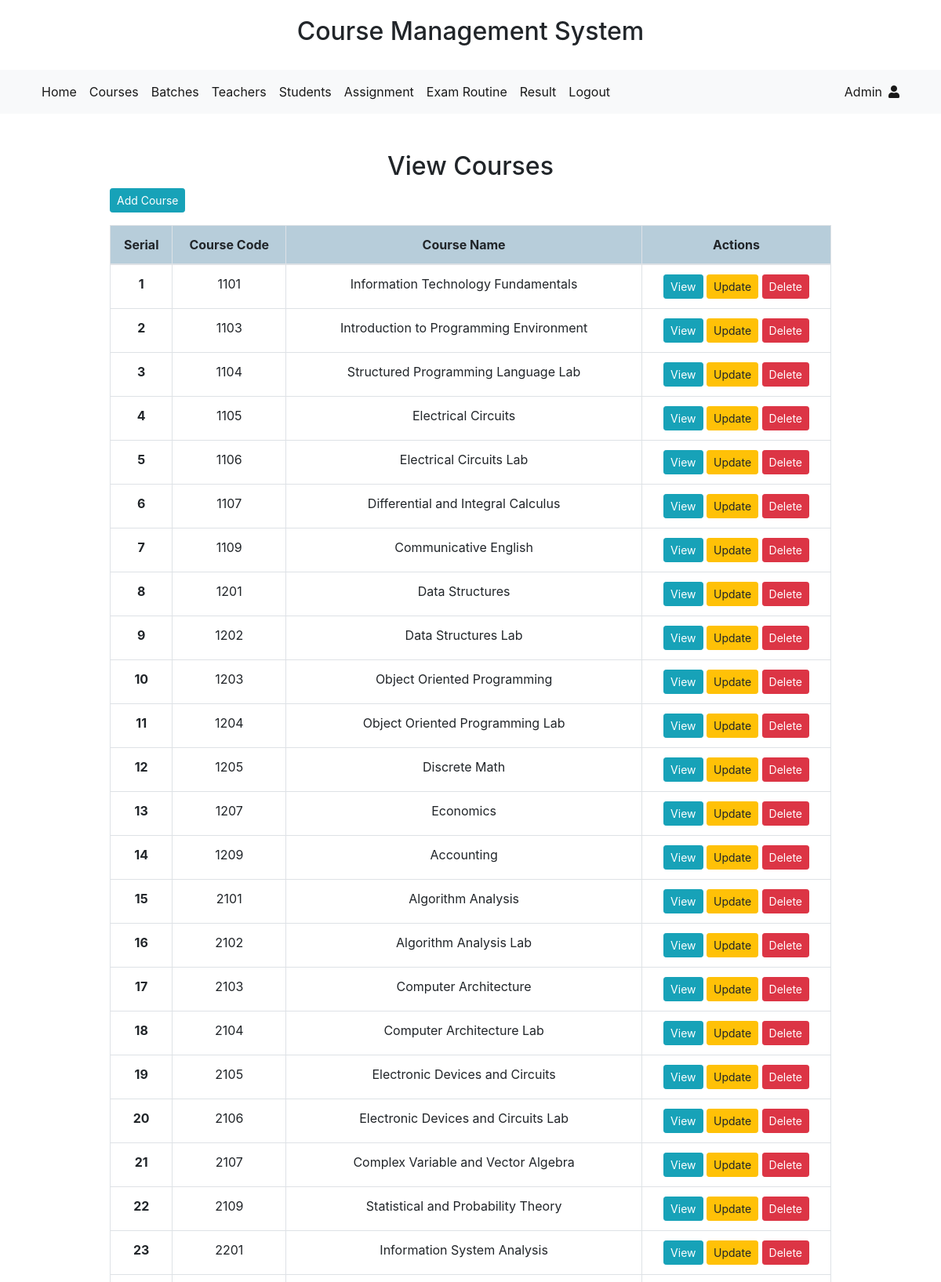
The app's page /cms/view_courses.php (signed in, upper part) with its own data.
### tables this page shows
CREATE TABLE `users` (
  `user_id` int(11) NOT NULL,
  `name` varchar(80) NOT NULL,
  `batch` int(2) NOT NULL,
  `role` varchar(30) NOT NULL,
  `email` varchar(255) NOT NULL,
  `roll` int(4) NOT NULL,
  `teacher_code` varchar(10) NOT NULL,
  `password` varchar(255) NOT NULL
);

CREATE TABLE `courses` (
  `course_id` int(4) NOT NULL,
  `course_name` varchar(255) NOT NULL
);

### cms/core/init.php (called while the page is built, shortened)
<?php
include_once 'database/connection.php';
include_once 'classes/user.php';
global $pdo;
$getFromU = new User($pdo);
?>

### cms/core/classes/user.php (called while the page is built, shortened)
<?php
	class User
	{
    protected $pdo;
    public function __construct($pdo)
    {
      $this->pdo = $pdo;
    }
    public function admin_only()
    {
        return ($_SESSION['role'] === "admin" ) ? true : false;
    }
    public function admin_and_teacher_only()
    {
        return ($_SESSION['role'] === "admin" || $_SESSION['role'] === "teacher" ) ? true : false;
    }
      public function view_user_by_user_id($user_id)
      {
          $sql = "SELECT * FROM users WHERE user_id = :user_id";
          $stmt = $this->pdo->prepare($sql);
          $stmt->bindValue(":user_id", $user_id);
          $stmt->execute();
          return $stmt->fetch();
      }
		public function viewCourse()
		{
			$code = '';
			$sql = "SELECT * FROM courses WHERE course_id LIKE :code";
			$stmt = $this->pdo->prepare($sql);
			$stmt->bindValue(":code", $code."%");
			$stmt->execute();
			return $stmt->fetchAll();
		}
}
?>

### cms/view_courses.php (the view, shortened to what this page needs)
<?php include_once 'includes/header.php'; ?>
<?php include_once 'includes/heading.php'; ?>
<?php include_once 'includes/navbar.php'; ?>
<section class="summary mt-5">
	<div class="container">
		<div class="row">
			<div class="col-10 offset-1">
				<h2 class="text-center">View Courses</h2>
				<?php if ($getFromU->admin_only() === true): ?>
					<?php include_once 'includes/add_course.php'; ?>
				<?php endif ?>
				<table class="table table-bordered table-hover">
				  <thead style="background-color: #B7CDDA">
				    <tr class="text-center">
				      <th scope="col">Serial</th>
				      <th scope="col">Course Code</th>
				      <th scope="col">Course Name</th>
				      <th scope="col">Actions</th>
				    </tr>
				  </thead>
				  <tbody>
				  	<?php
				  		$rows = $getFromU->viewCourse();
				  		$i = 0;
							foreach ($rows as $row) {
								$course_id = $row->course_id;
								$course_name = $row->course_name;
								$i++;
						?>
							<tr class="text-center">
					      <th scope="row"><?php echo $i; ?></th>
					      <td><?php echo $course_id ?></td>
					      <td><?php echo $course_name ?></td>
					      <td class="text-center">
					      	<a href="course_details.php?course_id=<?php echo $course_id; ?>" class="btn btn-sm btn-info">View</a>
					      	<?php if ($getFromU->admin_only() === true): ?>
					      		<a href="course_update.php?course_id=<?php echo $course_id; ?>" class="btn btn-sm btn-warning">Update</a>
					      		<a href="view_courses.php?course_id=<?php echo $course_id; ?>" class="btn btn-sm btn-danger">Delete</a>
					      	<?php endif ?>
					      </td>
				   		 </tr>
						<?php  	} ?>
				  </tbody>
				</table>
			</div>
		</div>
	</div>
</section>
<?php include 'includes/footer.php'; ?>

### cms/includes/navbar.php (shortened to what this page needs)
<nav class="navbar sticky-top navbar-expand-lg navbar-light bg-light">
  <div class="container">
    <div class="collapse navbar-collapse" id="navbarSupportedContent">
      <ul class="navbar-nav mr-auto">
        <li class="nav-item active">
          <a class="nav-link" href="home.php">Home <span class="sr-only">(current)</span></a>
        </li>
        <li class="nav-item active">
          <a class="nav-link" href="view_courses.php">Courses</a>
        </li>
        <li class="nav-item active">
          <a class="nav-link" href="batches.php">Batches</a>
        </li>
        <?php if ($getFromU->admin_and_teacher_only() === true): ?>
          <li class="nav-item active">
            <a class="nav-link" href="teachers.php">Teachers</a>
          </li>
        <?php endif ?>
        <?php if ($getFromU->admin_only() === true): ?>
          <li class="nav-item active">
          <a class="nav-link" href="students.php">Students</a>
        </li>
        <?php endif ?>
        <li class="nav-item active">
          <a class="nav-link" href="view-assignments.php">Assignment</a>
        </li>
        <li class="nav-item active">
          <a class="nav-link" href="routine.php">Exam Routine</a>
        </li>
        <li class="nav-item active">
          <a class="nav-link" href="result.php">Result</a>
        </li>
        <li class="nav-item active">
          <a class="nav-link" href="logout.php">Logout</a>
        </li>
      </ul>
      <?php
        $user_id = $_SESSION['user_id'];
        $user = $getFromU->view_user_by_user_id($user_id);
      ?>
      <ul class="navbar-nav ml-auto">
        <li class="nav-item active">
          <a class="nav-link"><?php echo $user->name; ?><i class="fas fa-user ml-2"></i></a>
        </li>
      </ul>
    </div>
  </div>
</nav>

### cms/assets/css/main.css (style rules this page uses)
html { color: #222; font-size: 1em; line-height: 1.4; }

### records on screen
users: name "Admin"
courses: course_id "1101", course_name "Information Technology Fundamentals"
courses: course_id "1103", course_name "Introduction to Programming Environment"
courses: course_id "1104", course_name "Structured Programming Language Lab"
courses: course_id "1105", course_name "Electrical Circuits"
courses: course_id "1106", course_name "Electrical Circuits Lab"
courses: course_id "1107", course_name "Differential and Integral Calculus"
courses: course_id "1109", course_name "Communicative English"
courses: course_id "1201", course_name "Data Structures"
courses: course_id "1202", course_name "Data Structures Lab"
courses: course_id "1203", course_name "Object Oriented Programming"
courses: course_id "1204", course_name "Object Oriented Programming Lab"
courses: course_id "1205", course_name "Discrete Math"
courses: course_id "1207", course_name "Economics"
courses: course_id "1209", course_name "Accounting"
courses: course_id "2101", course_name "Algorithm Analysis"
courses: course_id "2102", course_name "Algorithm Analysis Lab"
courses: course_id "2103", course_name "Computer Architecture"
courses: course_id "2104", course_name "Computer Architecture Lab"
courses: course_id "2105", course_name "Electronic Devices and Circuits"
courses: course_id "2106", course_name "Electronic Devices and Circuits Lab"
courses: course_id "2107", course_name "Complex Variable and Vector Algebra"
courses: course_id "2109", course_name "Statistical and Probability Theory"
courses: course_id "2201", course_name "Information System Analysis"
